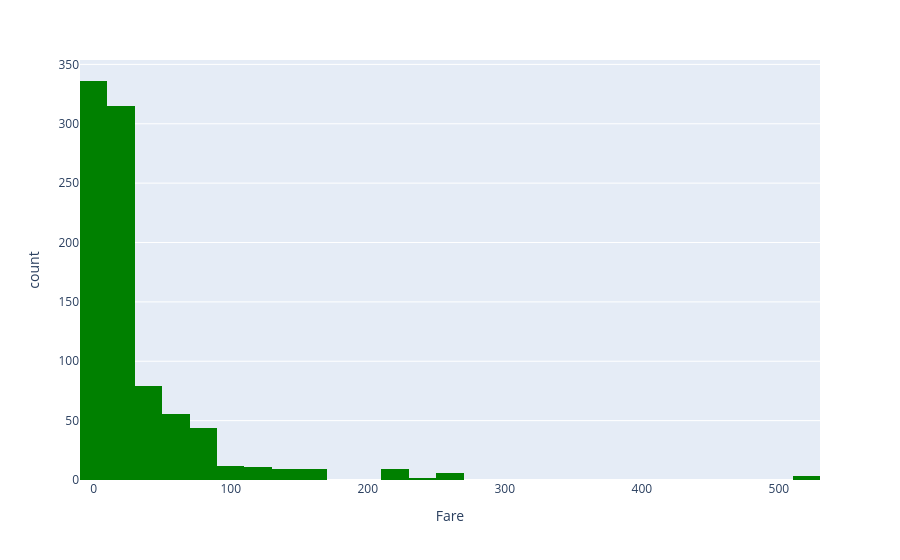

The notebook cell saved with this chart:
### Code cell
import plotly.express as px

fig = px.histogram(data, x='Fare', nbins=30, color_discrete_sequence=['green'])
fig.show()

### Figure 1 — Plotly figure (JSON) as saved in the notebook; plotly's stock layout.template omitted (floating-point values rounded to 4 significant figures; data arrays with more than 128 entries replaced by an {"elided": "..."} marker saying what was removed)
{"data": [{"alignmentgroup": "True", "bingroup": "x", "hovertemplate": "Fare=%{x}<br>count=%{y}<extra></extra>", "legendgroup": "", "marker": {"color": "green", "pattern": {"shape": ""}}, "name": "", "nbinsx": 30, "offsetgroup": "", "orientation": "v", "showlegend": false, "type": "histogram", "x": {"elided": "891 float values"}, "xaxis": "x", "yaxis": "y"}], "layout": {"barmode": "relative", "legend": {"tracegroupgap": 0}, "margin": {"t": 60}, "xaxis": {"anchor": "y", "domain": [0, 1], "title": {"text": "Fare"}}, "yaxis": {"anchor": "x", "domain": [0, 1], "title": {"text": "count"}}}}
